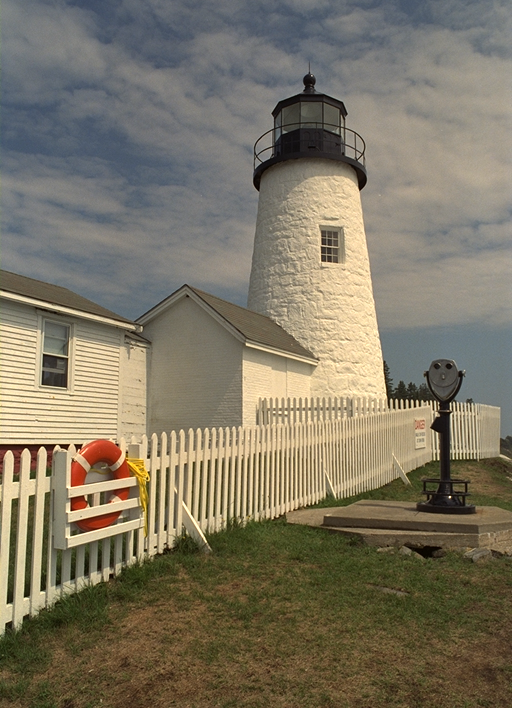
#> input picture digital_signal_processing_comunications/data/i1.png, 512 x 708 px
$ jupyter execute P2.ipynb
#> lines starting #> are read from the running program, lines starting #| are printed output that depends on the picture
CODIFICAR PARA ESCALA DE GRISES

[cell 1]
import numpy as np
from PIL import Image
import struct
import matplotlib.pyplot as plt


def escribeIm(x, nombre):
    """
    x: numpy array de tipo uint8 con la imagen en escala de grises [0..255].
    nombre: nombre del fichero binario donde se almacenará la imagen codificada.
    """
    filas, columnas = x.shape

    with open(nombre, "wb") as fid:
        # 1) Escribimos el número de filas (16 bits)
        # Utilizamos struct para empacar en formato little-endian ('<')
        # 'H' (unsigned short) => 16 bits sin signo
        fid.write(struct.pack("<H", filas))

        # 2) Escribimos el número de columnas (16 bits)
        fid.write(struct.pack("<H", columnas))

        # 3) Escribimos los píxeles en orden de columnas
        # En MATLAB, fread/fwrite con matrices lo hace por columnas,
        # mientras que en NumPy (row-major) x.flatten() sería por filas.
        # Para imitar al 100% la escritura por COLUMNAS, podemos trasponer x y luego hacer un flatten:
        x_col_major = (
            x.T.flatten()
        )  # flatten() -> saca un vector en orden row-major, pero de la imagen traspuesta.

        # Ahora escribimos esos bytes:
        x_col_major.tofile(fid)  # Equivalente a un fwrite de todos los datos.


im_rgb = Image.open("../data/i1.png").convert("L")  # "L" => 8 bits (grayscale)
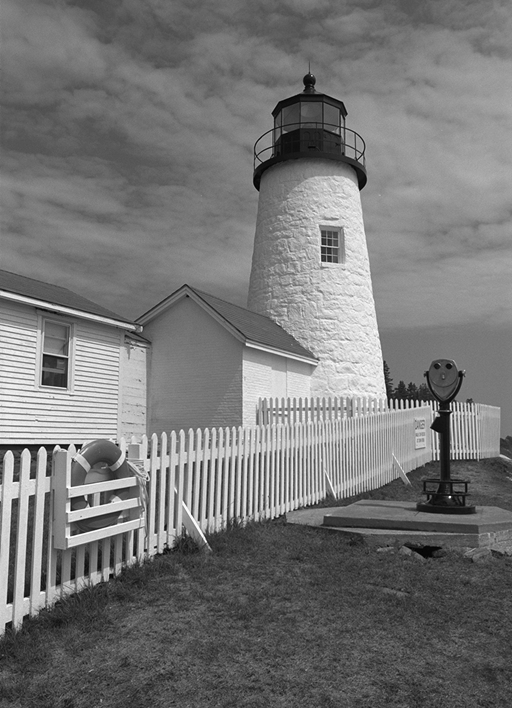
#> im_rgb: PIL image 512x708 L; min 0, max 255, mean 117.9
x = np.array(im_rgb, dtype=np.uint8)  # Convertimos a numpy array

# Codificar la imagen a un fichero binario
escribeIm(x, "1i.bin")  # El nombre "i1i.bin" es el "fichero codificado"

print("Fichero 'i1i.bin' generado con cabecera + datos de imagen.")


# numero de filas maximo que puede tener la imagen a codificar
max_filas = 65535  # 2^16 - 1
# numero de columnas maximo que puede tener la imagen a codificar
max_columnas = 65535  # 2^16 - 1

DECODIFICAR EN ESCALA DE GRISES

[cell 2]
def leeIm(nombre):
    """
    nombre: nombre del fichero binario con la secuencia de bits a decodificar.
    Retorna la imagen decodificada (numpy array uint8).
    """
    with open(nombre, "rb") as fid:
        # 1) Leer f y c como uint16
        contenido = fid.read(2)  # leer 2 bytes -> f
        f = struct.unpack("<H", contenido)[0]

        contenido = fid.read(2)  # leer 2 bytes -> c
        c = struct.unpack("<H", contenido)[0]

        # 2) Leer f*c bytes (uint8)
        num_pix = f * c
        # leemos en binario
        datos = fid.read(num_pix)
        # Convertir a array numpy
        arr = np.frombuffer(datos, dtype=np.uint8)

        # 3) Reconstruir la matriz en orden de columnas.
        # En MATLAB, fread(...,[f c],'uint8') rellena la matriz por columnas.
        # Para imitarlo:
        #   - arr es un vector de tamaño f*c
        #   - lo interpretamos como c columnas y f filas en row-major
        #   - luego lo trasponemos
        arr_2d_col = arr.reshape((c, f)).T  # Ahora es (f, c)

        # arr_2d_col es la imagen final
        return arr_2d_col


def ejemplo_leeIm():
    y = leeIm("1i.bin")
    print("Dimensiones imagen decodificada:", y.shape)

    # Mostrar imagen decodificada (escala de grises)
    plt.imshow(y, cmap="gray")
    plt.title("Imagen decodificada (escala de grises)")
    plt.axis("off")
    plt.show()


ejemplo_leeIm()

CODIFICADOR/DECODFICADOR PARA IMÁGENES RGB

[cell 3]
# [17 lines left out: function rgb_to_y, not called in this run]


def escribeRGB(nombre_im, nombre_sb, color=1):
    """
    nombre_im: fichero de imagen en disco (por ej. 'i1.png')
    nombre_sb: nombre del fichero binario de salida
    color: 1 => codifica R, G, B (24 bpp); 0 => codifica solo la componente Y (8 bpp).
    """
#> called with nombre_im = '../data/i1.png', nombre_sb = '1i_rgb.bin', color = 1
    # 1) Leemos la imagen con Pillow
    im = Image.open(nombre_im).convert("RGB")  # Aseguramos que está en RGB
#> im is the input picture: PIL image 512x708 RGB; mean R, G, B 125.2, 117.6, 99.3
    arr = np.array(im, dtype=np.uint8)  # (f, c, 3)

    f, c, _ = arr.shape
#> f = 708; c = 512

    with open(nombre_sb, "wb") as fid:
        # Escribimos un indicador en la cabecera: color o no
        # Para simplificar, 1 byte con color (1 ó 0)
        fid.write(struct.pack("B", color))

        # Escribimos f y c (uint16)
        fid.write(struct.pack("<H", f))
        fid.write(struct.pack("<H", c))

        if color == 1:
            # Codificamos R, G y B => 3 canales => 24 bits/píxel
            # (f,c,3). Queremos escribir cada canal en orden R->G->B
            # y por columnas.

            # Separamos
            R = arr[:, :, 0]
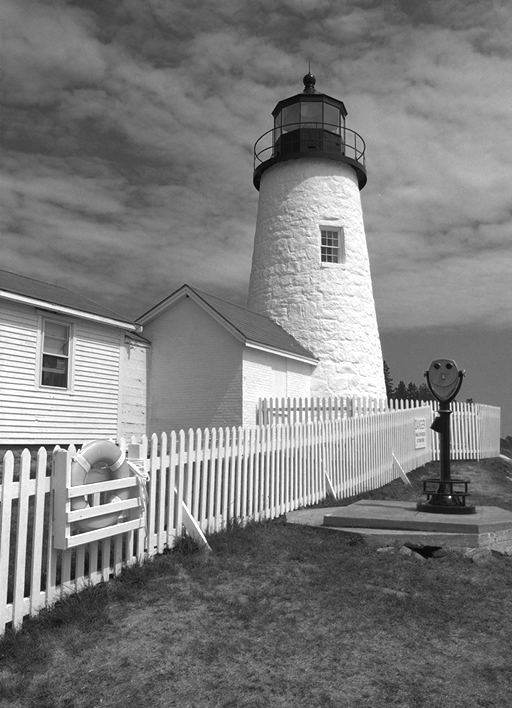
#> R: shape (708, 512); min 0, max 255, mean 125.2
            G = arr[:, :, 1]
            B = arr[:, :, 2]
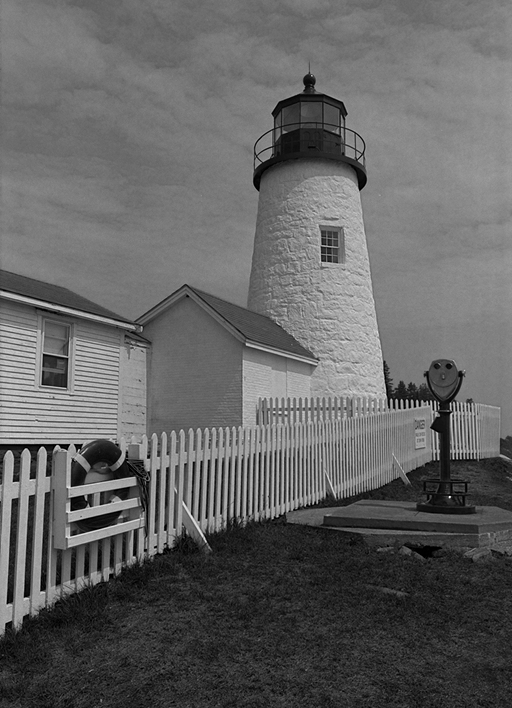
#> B: shape (708, 512); min 0, max 255, mean 99.3

            # Usaremos la misma lógica de "column-major":
            R_flat_col = R.T.flatten()
            G_flat_col = G.T.flatten()
            B_flat_col = B.T.flatten()

            # Escribimos consecutivamente
            R_flat_col.tofile(fid)
            G_flat_col.tofile(fid)
            B_flat_col.tofile(fid)

        else:
            # color == 0 => Solo guardamos la componente Y (8 bpp)
            Y = rgb_to_y(arr)
            Y_flat_col = Y.T.flatten()
            Y_flat_col.tofile(fid)


# ejemplo de uso
escribeRGB("../data/i1.png", "1i_rgb.bin", color=1)
print("Fichero '1i_rgb.bin' generado con cabecera + datos de imagen RGB.")

$ run again, with digital_signal_processing_comunications/data/i3.png copied over digital_signal_processing_comunications/data/i1.png
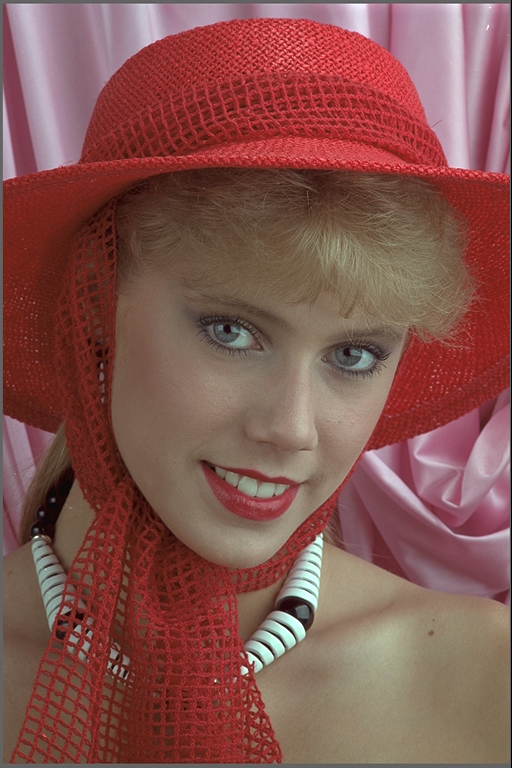
#> input picture digital_signal_processing_comunications/data/i3.png, 512 x 768 px
#> in escribeRGB, im is the input picture: PIL image 512x768 RGB; mean R, G, B 131.9, 84.1, 78.4
#> in escribeRGB, `R = arr[:, :, 0]`:
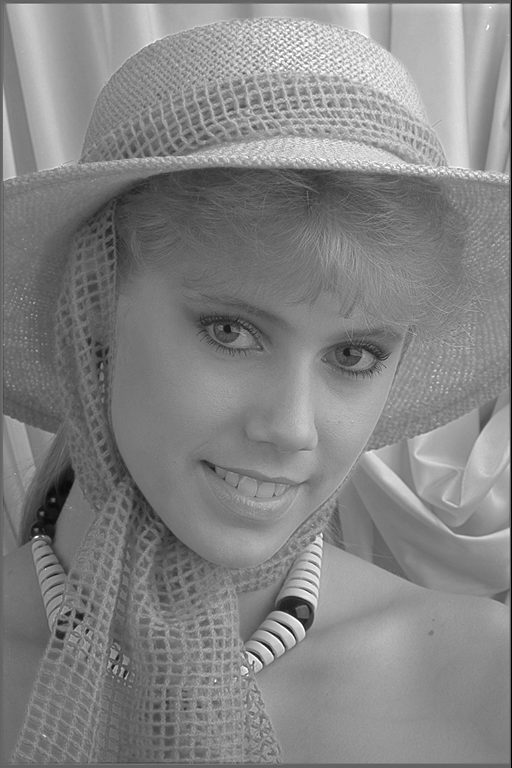
#> R: shape (768, 512); min 0, max 255, mean 131.9
#> in escribeRGB, `B = arr[:, :, 2]`:
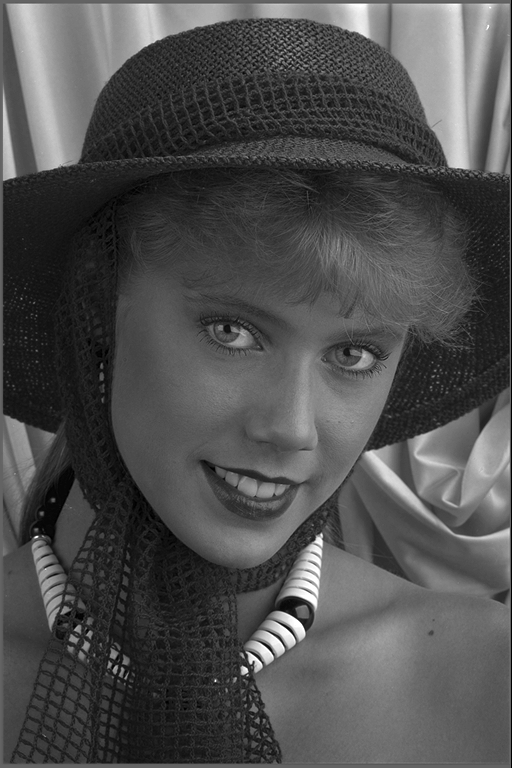
#> B: shape (768, 512); min 0, max 255, mean 78.4

$ run again, with digital_signal_processing_comunications/data/i4.png copied over digital_signal_processing_comunications/data/i1.png
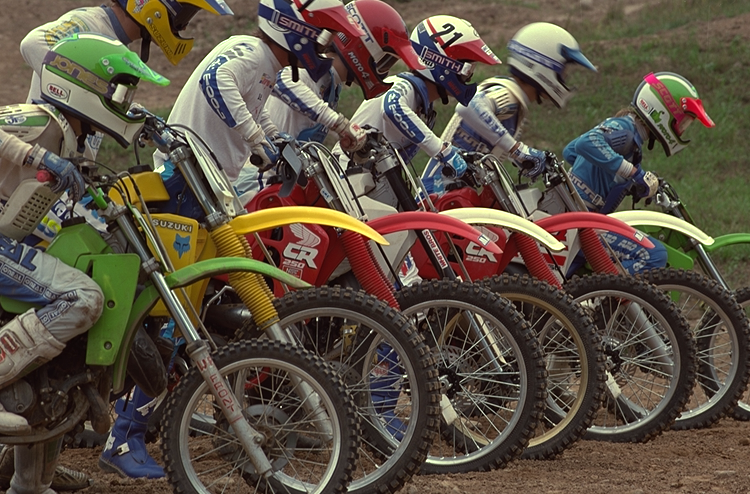
#> input picture digital_signal_processing_comunications/data/i4.png, 750 x 494 px
#> in escribeRGB, im is the input picture: PIL image 750x494 RGB; mean R, G, B 91.6, 80.9, 67.2
#> in escribeRGB, `G = arr[:, :, 1]`:
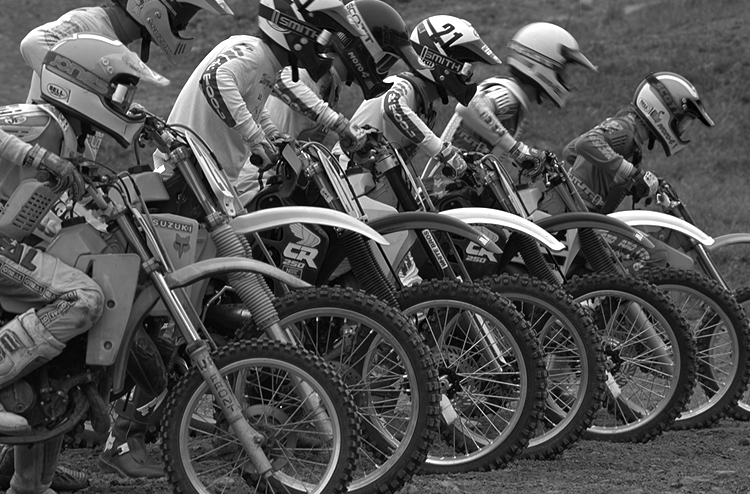
#> G: shape (494, 750); min 0, max 255, mean 80.9
#> in escribeRGB, `B = arr[:, :, 2]`:
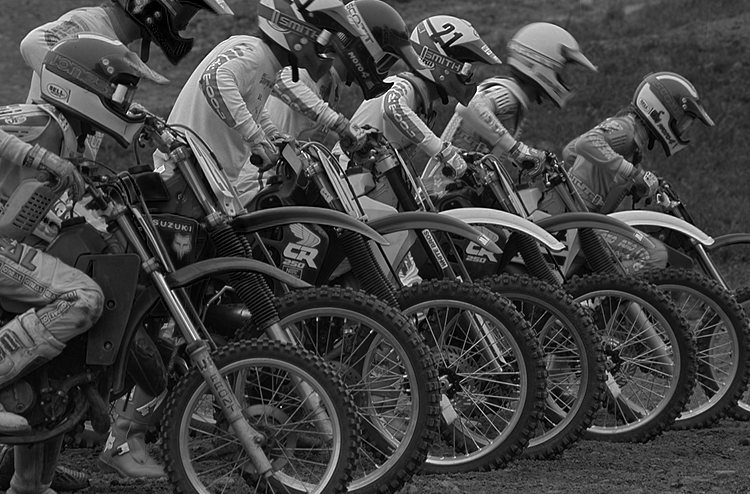
#> B: shape (494, 750); min 0, max 255, mean 67.2
